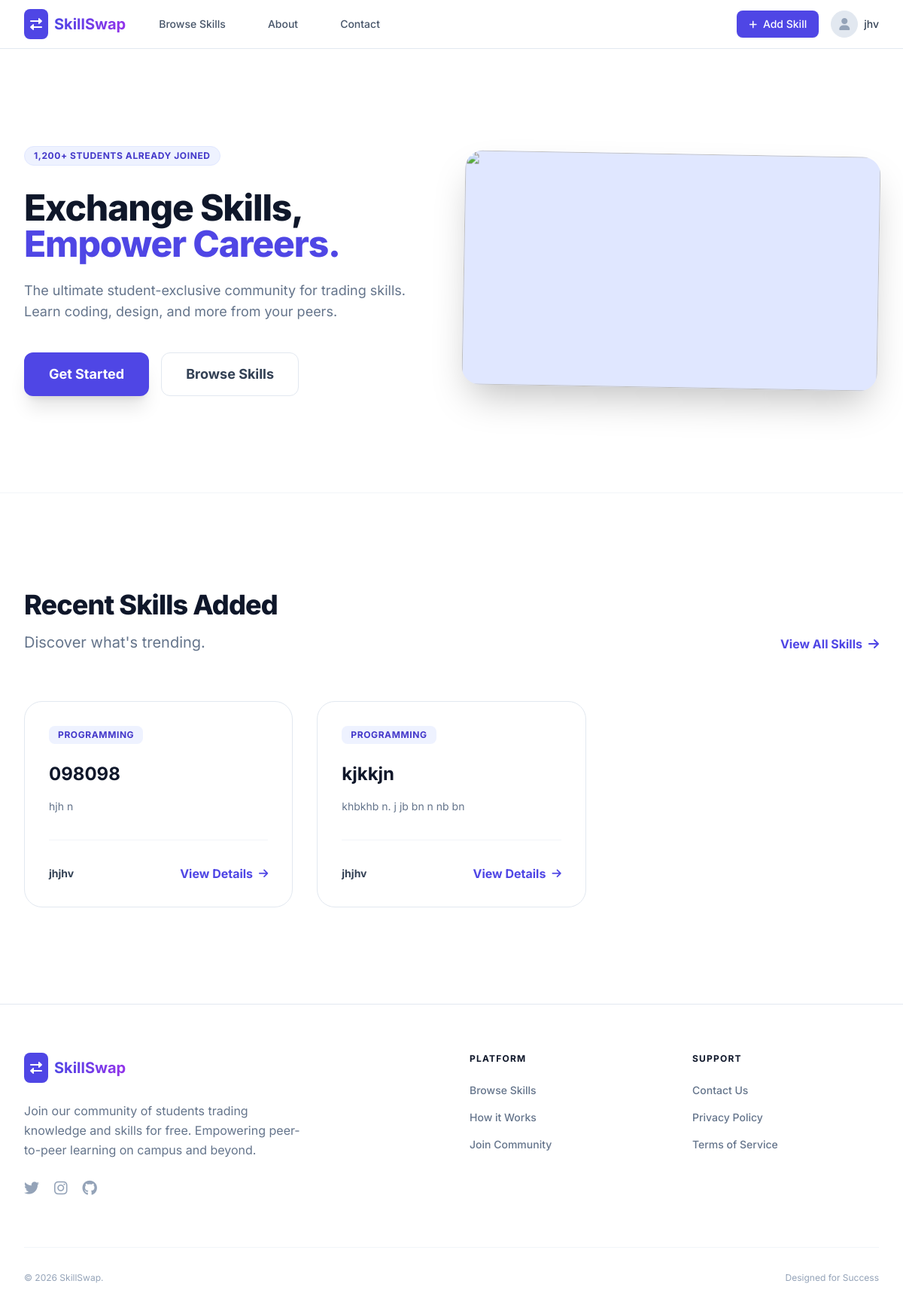
Screenshot of / (signed in) with the database file from the repository.
### accounts/models.py (models this page shows, shortened)
class User(AbstractUser):
    username = None
    email = models.EmailField(_('email address'), unique=True)
    full_name = models.CharField(_('full name'), max_length=150)
    USERNAME_FIELD = 'email'
    REQUIRED_FIELDS = ['full_name']
    objects = UserManager()

### skills/models.py (models this page shows, shortened)
class Skill(models.Model):
    user = models.ForeignKey(settings.AUTH_USER_MODEL, on_delete=models.CASCADE, related_name='skills')
    name = models.CharField(max_length=200, db_index=True)
    description = models.TextField()
    category = models.ForeignKey(Category, on_delete=models.CASCADE, related_name='skills')
    created_at = models.DateTimeField(auto_now_add=True)
    updated_at = models.DateTimeField(auto_now=True)
    def get_absolute_url(self):
        return reverse('skills:detail', kwargs={'pk': self.pk})

class Category(models.Model):
    name = models.CharField(max_length=100, unique=True)
    slug = models.SlugField(max_length=120, unique=True)
    class Meta:
        verbose_name_plural = "Categories"

### core/views.py (the view)
# urls.py: path('', HomeView.as_view(), name='home'),
class HomeView(TemplateView):
    template_name = 'core/home.html'
    def get_context_data(self, **kwargs):
        context = super().get_context_data(**kwargs)
        context['latest_skills'] = Skill.objects.all().order_by('-created_at')[:3]
        context['categories'] = Category.objects.all()[:6]
        return context

### templates/core/home.html (shortened to what this page needs)
{% extends 'base.html' %}
{% block content %}
<div class="relative bg-white overflow-hidden py-24 sm:py-32">
    <div class="max-w-7xl mx-auto px-4 sm:px-6 lg:px-8 relative z-10">
        <div class="lg:grid lg:grid-cols-12 lg:gap-8 items-center">
            <div class="sm:text-center md:max-w-2xl md:mx-auto lg:col-span-6 lg:text-left">
                <span class="inline-flex items-center space-x-2 bg-indigo-50 border border-indigo-100 py-1 px-3 rounded-full text-indigo-700 text-xs font-bold uppercase tracking-wider mb-8">
                    <span>1,200+ Students Already Joined</span>
                </span>
                <h1 class="text-4xl tracking-tight font-extrabold text-slate-900 sm:text-5xl md:text-6xl lg:text-5xl xl:text-6xl mb-6 leading-tight">
                    Exchange Skills,<br /><span class="text-indigo-600 block">Empower Careers.</span>
                </h1>
                <p class="mt-3 text-base text-slate-500 sm:mt-5 sm:text-xl lg:text-lg xl:text-xl leading-relaxed mb-10">
                    The ultimate student-exclusive community for trading skills. Learn coding, design, and more from your peers.
                </p>
                <div class="mt-8 flex flex-col sm:flex-row sm:items-center space-y-4 sm:space-y-0 sm:space-x-4">
                    <a href="{% url 'accounts:signup' %}" class="flex items-center justify-center px-8 py-3.5 border border-transparent text-base font-bold rounded-xl text-white bg-indigo-600 hover:bg-slate-900 shadow-xl transition-all duration-300 md:text-lg">Get Started</a>
                    <a href="{% url 'skills:list' %}" class="flex items-center justify-center px-8 py-3.5 border border-slate-200 text-base font-bold rounded-xl text-slate-700 bg-white hover:bg-slate-50 transition-all duration-300 md:text-lg">Browse Skills</a>
                </div>
            </div>
            <div class="mt-12 relative lg:mt-0 lg:col-span-6">
                <div class="rounded-3xl overflow-hidden shadow-2xl bg-indigo-100 aspect-video flex items-center justify-center transform rotate-1">
                    <img src="https://images.unsplash.com/photo-1522202176988-66273c2fd55f?q=80&w=2071&auto=format&fit=crop" class="w-full h-full object-cover">
                </div>
            </div>
        </div>
    </div>
</div>
<div class="bg-white py-24 sm:py-32 border-t border-slate-100">
    <div class="max-w-7xl mx-auto px-4 sm:px-6 lg:px-8">
        <div class="flex flex-col md:flex-row md:items-end justify-between mb-16 space-y-6 md:space-y-0">
            <div>
                <h2 class="text-3xl font-extrabold text-slate-900 sm:text-4xl mb-4 tracking-tight">Recent Skills Added</h2>
                <p class="text-xl text-slate-500">Discover what's trending.</p>
            </div>
            <a href="{% url 'skills:list' %}" class="inline-flex items-center text-indigo-600 font-bold hover:text-indigo-800 transition-colors">View All Skills <i class="fas fa-arrow-right ml-2"></i></a>
        </div>
        <div class="grid grid-cols-1 sm:grid-cols-2 lg:grid-cols-3 gap-8">
            {% for skill in latest_skills %}
            <div class="bg-white rounded-3xl border border-slate-200 overflow-hidden group hover:shadow-2xl hover:-translate-y-2 transition-all duration-300">
                <div class="p-8">
                    <div class="flex items-start justify-between mb-6">
                        <span class="px-3 py-1 bg-indigo-50 text-indigo-700 text-xs font-bold rounded-lg uppercase tracking-wider">{{ skill.category.name }}</span>
                    </div>
                    <h3 class="text-2xl font-bold text-slate-900 mb-4 group-hover:text-indigo-600 transition-colors">{{ skill.name }}</h3>
                    <p class="text-slate-500 mb-8 line-clamp-3 text-sm leading-relaxed">{{ skill.description }}</p>
                    <div class="flex items-center justify-between pt-8 border-t border-slate-100">
                        <span class="text-sm font-bold text-slate-700">{{ skill.user.full_name }}</span>
                        <a href="{{ skill.get_absolute_url }}" class="text-indigo-600 font-bold flex items-center group-hover:translate-x-1 transition-transform">View Details <i class="fas fa-arrow-right ml-2 text-sm"></i></a>
                    </div>
                </div>
            </div>
            {% endfor %}
        </div>
    </div>
</div>
{% endblock %}

### templates/base.html (shortened to what this page needs)
<!DOCTYPE html>
<html lang="en">
<head>
    <script src="https://cdn.tailwindcss.com"></script>
    <link href="https://cdnjs.cloudflare.com/ajax/libs/font-awesome/6.0.0/css/all.min.css" rel="stylesheet">
</head>
<body class="bg-slate-50 min-h-screen flex flex-col">
    <nav class="bg-white border-b border-slate-200 sticky top-0 z-50">
        <div class="max-w-7xl mx-auto px-4 sm:px-6 lg:px-8">
            <div class="flex justify-between h-16">
                <div class="flex items-center">
                    <a href="{% url 'core:home' %}" class="flex-shrink-0 flex items-center space-x-2">
                        <div class="bg-indigo-600 p-2 rounded-lg">
                            <i class="fas fa-exchange-alt text-white"></i>
                        </div>
                        <span class="text-xl font-bold bg-clip-text text-transparent bg-gradient-to-r from-indigo-600 to-purple-600">SkillSwap</span>
                    </a>
                    <div class="hidden md:ml-8 md:flex md:space-x-8">
                        <a href="{% url 'skills:list' %}" class="text-slate-600 hover:text-indigo-600 px-3 py-2 text-sm font-medium transition duration-200">Browse Skills</a>
                        <a href="{% url 'core:about' %}" class="text-slate-600 hover:text-indigo-600 px-3 py-2 text-sm font-medium transition duration-200">About</a>
                        <a href="{% url 'core:contact' %}" class="text-slate-600 hover:text-indigo-600 px-3 py-2 text-sm font-medium transition duration-200">Contact</a>
                    </div>
                </div>
                <div class="flex items-center space-x-4">
                    {% if user.is_authenticated %}
                        <a href="{% url 'skills:create' %}" class="bg-indigo-600 text-white px-4 py-2 rounded-lg text-sm font-medium hover:bg-indigo-700 transition duration-200 shadow-sm">
                            <i class="fas fa-plus mr-2 text-xs"></i>Add Skill
                        </a>
                        <div class="relative flex items-center group">
                            <button class="flex items-center space-x-2 focus:outline-none py-2">
                                <div class="w-9 h-9 bg-slate-200 rounded-full flex items-center justify-center overflow-hidden border border-slate-200">
                                    {% if user.profile.avatar %}
                                        <img src="{{ user.profile.avatar.url }}" alt="avatar" class="w-full h-full object-cover">
                                    {% else %}
                                        <i class="fas fa-user text-slate-400"></i>
                                    {% endif %}
                                </div>
                                <span class="hidden md:block text-slate-700 text-sm font-medium">{{ user.full_name }}</span>
                            </button>
                        </div>
                    {% else %}
                        <a href="{% url 'accounts:login' %}" class="text-slate-600 hover:text-indigo-600 text-sm font-medium px-3 py-2">Login</a>
                        <a href="{% url 'accounts:signup' %}" class="bg-indigo-600 text-white px-5 py-2.5 rounded-lg text-sm font-medium hover:bg-indigo-700 transition duration-200 shadow-md">Sign Up</a>
                    {% endif %}
                </div>
            </div>
        </div>
    </nav>
    <main class="flex-grow">
        {% block content %}{% endblock %}
    </main>
    <footer class="bg-white border-t border-slate-200 pt-16 pb-8">
        <div class="max-w-7xl mx-auto px-4 sm:px-6 lg:px-8">
            <div class="grid grid-cols-1 md:grid-cols-4 gap-12">
                <div class="col-span-1 md:col-span-2">
                    <div class="flex items-center space-x-2 mb-6">
                        <div class="bg-indigo-600 p-2 rounded-lg">
                            <i class="fas fa-exchange-alt text-white"></i>
                        </div>
                        <span class="text-xl font-bold bg-clip-text text-transparent bg-gradient-to-r from-indigo-600 to-purple-600">SkillSwap</span>
                    </div>
                    <p class="text-slate-500 max-w-sm mb-6 leading-relaxed">
                        Join our community of students trading knowledge and skills for free. Empowering peer-to-peer learning on campus and beyond.
                    </p>
                    <div class="flex space-x-5">
                        <a href="#" class="text-slate-400 hover:text-indigo-600 transition-colors"><i class="fab fa-twitter text-xl"></i></a>
                        <a href="#" class="text-slate-400 hover:text-indigo-600 transition-colors"><i class="fab fa-instagram text-xl"></i></a>
                        <a href="#" class="text-slate-400 hover:text-indigo-600 transition-colors"><i class="fab fa-github text-xl"></i></a>
                    </div>
                </div>
                <div>
                    <h4 class="font-bold text-slate-900 mb-6 uppercase text-xs tracking-widest">Platform</h4>
                    <ul class="space-y-4 text-sm font-medium">
                        <li><a href="{% url 'skills:list' %}" class="text-slate-500 hover:text-indigo-600 transition-colors">Browse Skills</a></li>
                        <li><a href="{% url 'core:about' %}" class="text-slate-500 hover:text-indigo-600 transition-colors">How it Works</a></li>
                        <li><a href="{% url 'accounts:signup' %}" class="text-slate-500 hover:text-indigo-600 transition-colors">Join Community</a></li>
                    </ul>
                </div>
                <div>
                    <h4 class="font-bold text-slate-900 mb-6 uppercase text-xs tracking-widest">Support</h4>
                    <ul class="space-y-4 text-sm font-medium">
                        <li><a href="{% url 'core:contact' %}" class="text-slate-500 hover:text-indigo-600 transition-colors">Contact Us</a></li>
                        <li><a href="#" class="text-slate-500 hover:text-indigo-600 transition-colors">Privacy Policy</a></li>
                        <li><a href="#" class="text-slate-500 hover:text-indigo-600 transition-colors">Terms of Service</a></li>
                    </ul>
                </div>
            </div>
            <div class="mt-16 pt-8 border-t border-slate-100 flex flex-col md:flex-row justify-between items-center space-y-4 md:space-y-0 text-slate-400 text-xs">
                <p>&copy; 2026 SkillSwap.</p>
                <p>Designed for Success</p>
            </div>
        </div>
    </footer>
</body>
</html>

### templates/base.html (style rules this page uses)
body { font-family: 'Inter', sans-serif; }

### rows the page displays
User: full_name "jhv"
Skill: category.name "PROGRAMMING", name "098098", description "hjh n", user.full_name "jhjhv"
Skill: category.name "PROGRAMMING", name "kjkkjn", description "khbkhb n. j jb bn n nb bn", user.full_name "jhjhv"
